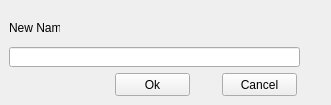
<?xml version="1.0" encoding="UTF-8"?>
<ui version="4.0">
 <class>Form_RENAMEDLG</class>
 <widget class="QWidget" name="Form_RENAMEDLG">
  <property name="geometry">
   <rect>
    <x>0</x>
    <y>0</y>
    <width>331</width>
    <height>105</height>
   </rect>
  </property>
  <property name="windowTitle">
   <string>Form</string>
  </property>
  <widget class="QLabel" name="label">
   <property name="geometry">
    <rect>
     <x>9</x>
     <y>20</y>
     <width>51</width>
     <height>16</height>
    </rect>
   </property>
   <property name="text">
    <string>New Name</string>
   </property>
  </widget>
  <widget class="QLineEdit" name="lineEdit">
   <property name="geometry">
    <rect>
     <x>9</x>
     <y>47</y>
     <width>291</width>
     <height>20</height>
    </rect>
   </property>
  </widget>
  <widget class="QPushButton" name="pushButton">
   <property name="geometry">
    <rect>
     <x>115</x>
     <y>73</y>
     <width>75</width>
     <height>23</height>
    </rect>
   </property>
   <property name="text">
    <string>Ok</string>
   </property>
  </widget>
  <widget class="QPushButton" name="pushButton_2">
   <property name="geometry">
    <rect>
     <x>222</x>
     <y>73</y>
     <width>75</width>
     <height>23</height>
    </rect>
   </property>
   <property name="text">
    <string>Cancel</string>
   </property>
  </widget>
 </widget>
 <resources/>
 <connections/>
</ui>
